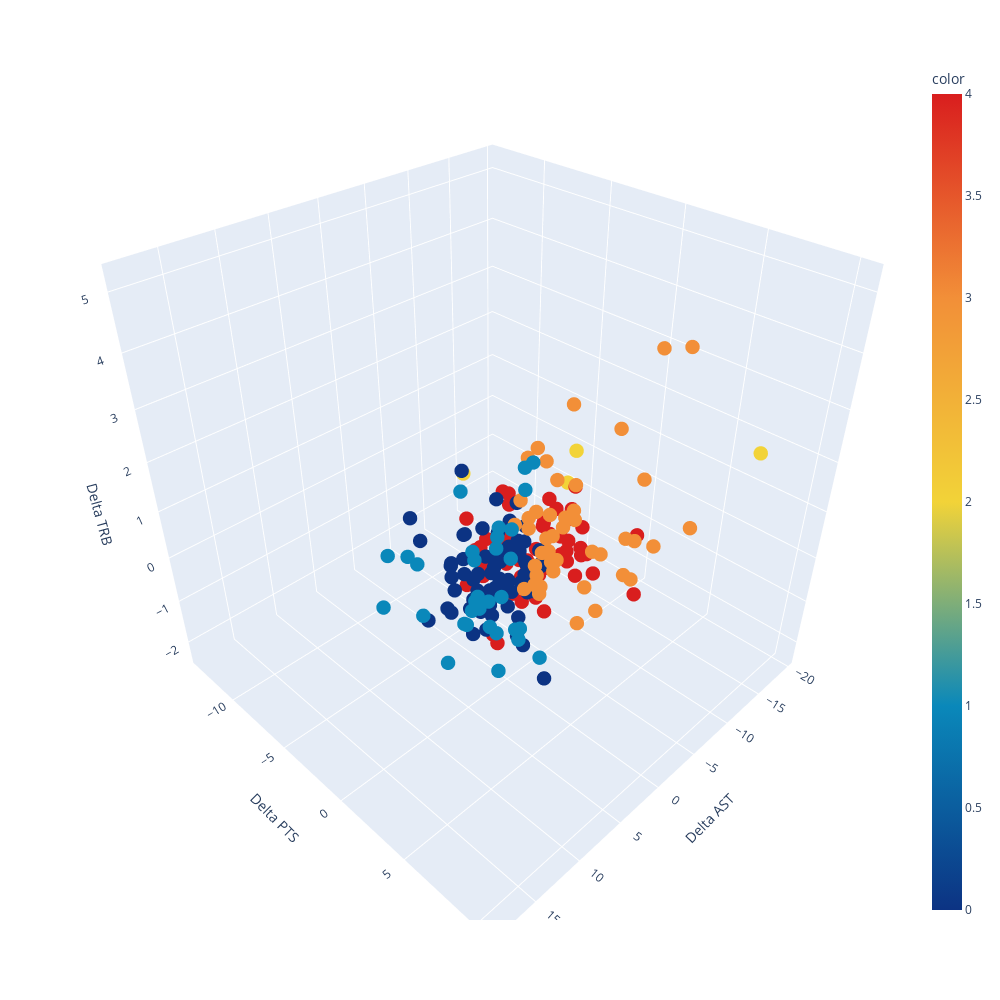

Notebook source saved alongside this figure:
### Markdown cell above
## Interactive 3D graph

### Code cell
fig = px.scatter_3d(subset_2, x=subset_2["Delta AST"], y=subset_2["Delta PTS"], z=subset_2["Delta TRB"],
              color=kmeans.labels_, width=1000, height=1000, color_continuous_scale='Portland')
fig.update_traces(marker=dict(size=5))

fig.show()

### Figure 1 — Plotly figure (JSON) as saved in the notebook; plotly's stock layout.template omitted (floating-point values rounded to 4 significant figures; data arrays with more than 128 entries replaced by an {"elided": "..."} marker saying what was removed)
{"data": [{"hoverlabel": {"namelength": 0}, "hovertemplate": "Delta AST=%{x}<br>Delta PTS=%{y}<br>Delta TRB=%{z}<br>color=%{marker.color}", "legendgroup": "", "marker": {"color": {"elided": "206 int values"}, "coloraxis": "coloraxis", "size": 5, "symbol": "circle"}, "mode": "markers", "name": "", "scene": "scene", "showlegend": false, "type": "scatter3d", "x": {"elided": "206 float values"}, "y": {"elided": "206 float values"}, "z": {"elided": "206 float values"}}], "layout": {"coloraxis": {"colorbar": {"title": {"text": "color"}}, "colorscale": [[0, "rgb(12,51,131)"], [0.25, "rgb(10,136,186)"], [0.5, "rgb(242,211,56)"], [0.75, "rgb(242,143,56)"], [1, "rgb(217,30,30)"]]}, "height": 1000, "legend": {"tracegroupgap": 0}, "margin": {"t": 60}, "scene": {"domain": {"x": [0, 1], "y": [0, 1]}, "xaxis": {"title": {"text": "Delta AST"}}, "yaxis": {"title": {"text": "Delta PTS"}}, "zaxis": {"title": {"text": "Delta TRB"}}}, "width": 1000}}
